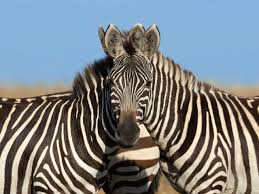
#> input picture new_data/zebra.jpeg, 259 x 194 px
$ python main.py
#> lines starting #> are read from the running program, lines starting #| are printed output that depends on the picture
### utils.py
import numpy as np
import cv2
import os

from fourier_transform import *


def img_FFT(img):
    if len(img.shape) == 2 or len(img.shape) == 3:
        return FFT_2D(img)
    else:
        raise ValueError("Please input a gray or RGB image!")


def img_FFT_inverse(img):
    if len(img.shape) == 2 or len(img.shape) == 3:
        return inverseFFT_2D(img)
    else:
        raise ValueError("Please input a gray or RGB image!")


def findpower2(num):
    """find the nearest number that is the power of 2"""
    if num & (num-1) == 0:
        return num

    bin_num = bin(num)
    origin_bin_num = str(bin_num)[2:]
    near_power2 = pow(10, len(origin_bin_num))
    near_power2 = "0b" + str(near_power2)
    near_power2 = int(near_power2, base=2)

    return near_power2


def image_padding(img):
    """ padding the image size to power of 2, for fft computation requirement"""
    if len(img.shape) == 2:
        h, w = img.shape[0], img.shape[1]
        h_pad = findpower2(h)-h
        w_pad = findpower2(w)-w
        img = np.pad(img, pad_width=((0, h_pad), (0, w_pad)), mode='constant')
        return img
    elif len(img.shape) == 3:
        h, w = img.shape[0], img.shape[1]
        h_pad = findpower2(h)-h
        w_pad = findpower2(w)-w
        img = np.pad(img, pad_width=((0, h_pad), (0, w_pad), (0, 0)), mode='constant')
        return img


def image_fft(img_path, result_folder_path="result/"):
    """ read, padding, fft, cut to origin size and save """
#> called with img_path = 'new_data/zebra.jpeg', result_folder_path = 'result/'
    data_root, img_name = os.path.split(img_path)

    if img_name[-3:] != "png" and img_name[-3:] != "tif" \
        and img_name[-4:] != "jpeg" and img_name[-3:] != "jpg":
        return 0

    if not os.path.exists(result_folder_path):
        os.mkdir(result_folder_path)

    img_origin = cv2.imread(img_path, 0)
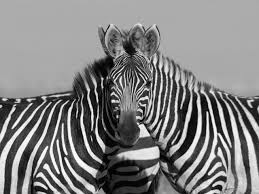
#> img_origin: shape (194, 259); min 0, max 255, mean 128.9
    img = image_padding(img_origin)
#> in image_padding, `img = np.pad(img, pad_width=((0, h_pad), (0, w_pad)), mode='constant')`:
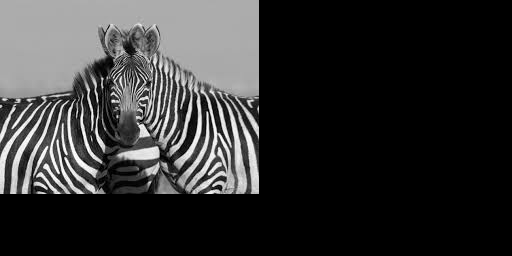
#> img: shape (256, 512); min 0, max 255, mean 49.4

    img_fft = img_FFT(img)


    if len(img_origin.shape) == 2:
        img_fft = img_fft[:img_origin.shape[0], :img_origin.shape[1]]
    else:
        img_fft = img_fft[:img_origin.shape[0], :img_origin.shape[1], :]

    img_fft_complex = img_fft.copy()

    img_fft = np.fft.fftshift(img_fft_complex)

    # save real value for human seeing
    img_fft = np.real(img_fft)
    name, _ = img_name.split(".")
    save_img_name = result_folder_path + name + "_fft.png"
    cv2.imwrite(save_img_name, img_fft)
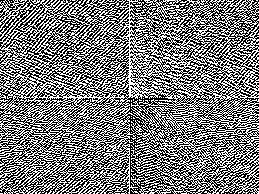
#> saved as zebra_fft.png: shape (194, 259); min 0, max 255, mean 122.4


    return img_fft_complex


def image_fft_inverse(img_fft_complex, img_path, result_folder_path="result/"):
    """ inverse the read fft_img, cut to origin size and save """
    if not os.path.exists(result_folder_path):
        os.mkdir(result_folder_path)
    _, img_name = os.path.split(img_path)

    img_fft = image_padding(img_fft_complex)

    img_origin = img_FFT_inverse(img_fft)
#> in inverseFFT_2D, `fx = np.real(fx)`:
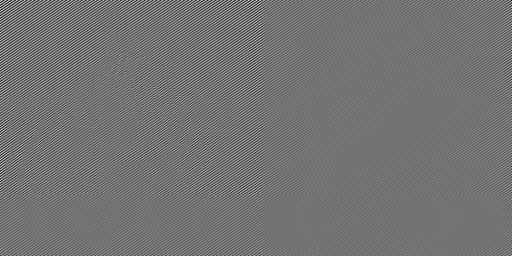
#> fx: shape (256, 512) float64; min -210.9, max 253.2, mean 0; drawn with min black and max white
    img_ifft = np.real(img_origin)

    name, _ = img_name.split(".")
    save_img_name = result_folder_path + name + "_inverse.png"

    if len(img_origin.shape) == 2:
        img_ifft = img_ifft[:img_fft_complex.shape[0], :img_fft_complex.shape[1]]
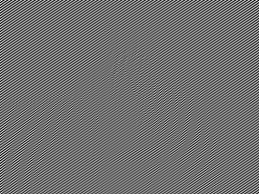
#> img_ifft: shape (194, 259) float64; min -200.8, max 253.2, mean 0; drawn with min black and max white
    else:
        img_ifft = img_ifft[:img_fft_complex.shape[0], :img_fft_complex.shape[1], :]

    cv2.imwrite(save_img_name, img_ifft)
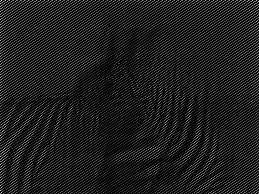
#> saved as zebra_inverse.png: shape (194, 259); min 0, max 253, mean 29.9

    return img_origin


# [14 lines that do not run on import are left out]
    # print(np.fft.fft(x))

    # print(np.allclose(np.fft.fft(x), np.fft.fft2(x)))

### fourier_transform.py
import numpy as np


def DFT_1D(fx):
    fx = np.asarray(fx, dtype=complex)
    M = fx.shape[0]
    fu = fx.copy()

    for i in range(M):
        u = i
        sum = 0
        for j in range(M):
            x = j
            tmp = fx[x]*np.exp(-2j*np.pi*x*u*np.divide(1, M, dtype=complex))
            sum += tmp
        # print(sum)
        fu[u] = sum
    # print(fu)

    return fu


# [15 lines left out: function inverseDFT_1D, not called in this run]


def FFT_1D(fx):
    """ use recursive method to speed up"""
    fx = np.asarray(fx, dtype=complex)
    M = fx.shape[0]
    minDivideSize = 4

    if M % 2 != 0:
        raise ValueError("the input size must be 2^n")

    if M <= minDivideSize:
        return DFT_1D(fx)
    else:
        fx_even = FFT_1D(fx[::2])  # compute the even part
        fx_odd = FFT_1D(fx[1::2])  # compute the odd part
        W_ux_2k = np.exp(-2j * np.pi * np.arange(M) / M)

        f_u = fx_even + fx_odd * W_ux_2k[:M//2]

        f_u_plus_k = fx_even + fx_odd * W_ux_2k[M//2:]

        fu = np.concatenate([f_u, f_u_plus_k])

    return fu


def inverseFFT_1D(fu):
    """ use recursive method to speed up"""
    fu = np.asarray(fu, dtype=complex)
    fu_conjugate = np.conjugate(fu)

    fx = FFT_1D(fu_conjugate)

    fx = np.conjugate(fx)
    fx = fx / fu.shape[0]

    return fx


def FFT_2D(fx):
    h, w = fx.shape[0], fx.shape[1]

    fu = np.zeros(fx.shape, dtype=complex)

    if len(fx.shape) == 2:
        for i in range(h):
            fu[i, :] = FFT_1D(fx[i, :])

        for i in range(w):
            fu[:, i] = FFT_1D(fu[:, i])
    elif len(fx.shape) == 3:
        for ch in range(3):
            fu[:, :, ch] = FFT_2D(fx[:, :, ch])
    return fu


# [18 lines left out: function inverseDFT_2D, not called in this run]


def inverseFFT_2D(fu):
    h, w = fu.shape[0], fu.shape[1]

    fx = np.zeros(fu.shape, dtype=complex)

    if len(fu.shape) == 2:
        for i in range(h):
            fx[i, :] = inverseFFT_1D(fu[i, :])

        for i in range(w):
            fx[:, i] = inverseFFT_1D(fx[:, i])

    elif len(fu.shape) == 3:
        for ch in range(3):
            fx[:, :, ch] = inverseFFT_2D(fu[:, :, ch])

    fx = np.real(fx)
    return fx

### filters.py
import numpy as np
import math

## Gaussian Filters

def distance(point1,point2):
    return math.sqrt((point1[0]-point2[0])**2 + (point1[1]-point2[1])**2)

# [9 lines left out: function idealFilterLP, not called in this run]

def idealFilterHP(D0,imgShape):
    base = np.ones(imgShape[:2])
    rows, cols = imgShape[:2]
    center = (rows/2,cols/2)
    for x in range(cols):
        for y in range(rows):
            if distance((y,x),center) < D0:
                base[y,x] = 0
    return base

# [35 lines left out: functions butterworthLP, butterworthHP, gaussianLP, gaussianHP, not called in this run]

### main.py
import numpy as np
from utils import *
import filters
import cv2
import os

if __name__ == '__main__':

    img_path = "new_data/zebra.jpeg"

    fft_img = image_fft(img_path)

    # fft_image_filtered = fft_img * filters.gaussianLP(50,fft_img.shape)
    # fft_image_filtered = fft_img * filters.gaussianHP(50,fft_img.shape)
    # fft_image_filtered = fft_img * filters.idealFilterLP(50,fft_img.shape)
    fft_image_filtered = fft_img * filters.idealFilterHP(50,fft_img.shape)
    # fft_image_filtered = fft_img * filters.butterworthLP(50,fft_img.shape)
    # fft_image_filtered = fft_img * filters.butterworthHP(50,fft_img.shape)

    fft_img = np.fft.ifftshift(fft_image_filtered)

    image_fft_inverse(fft_img, img_path)

$ run again, with new_data/monument.jpeg copied over new_data/zebra.jpeg
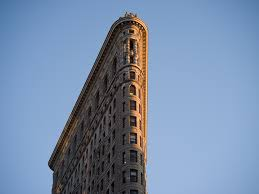
#> input picture new_data/monument.jpeg, 259 x 194 px
#> in image_fft_inverse, `img_ifft = img_ifft[:img_fft_complex.shape[0], :img_fft_complex.shape[..`:
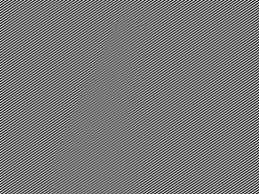
#> img_ifft: shape (194, 259) float64; min -171.4, max 192.5, mean 0; drawn with min black and max white
#> in image_fft_inverse, `cv2.imwrite(save_img_name, img_ifft)`:
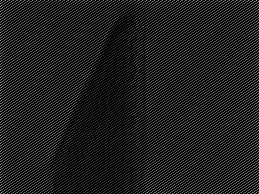
#> saved as zebra_inverse.png: shape (194, 259); min 0, max 192, mean 31.4
